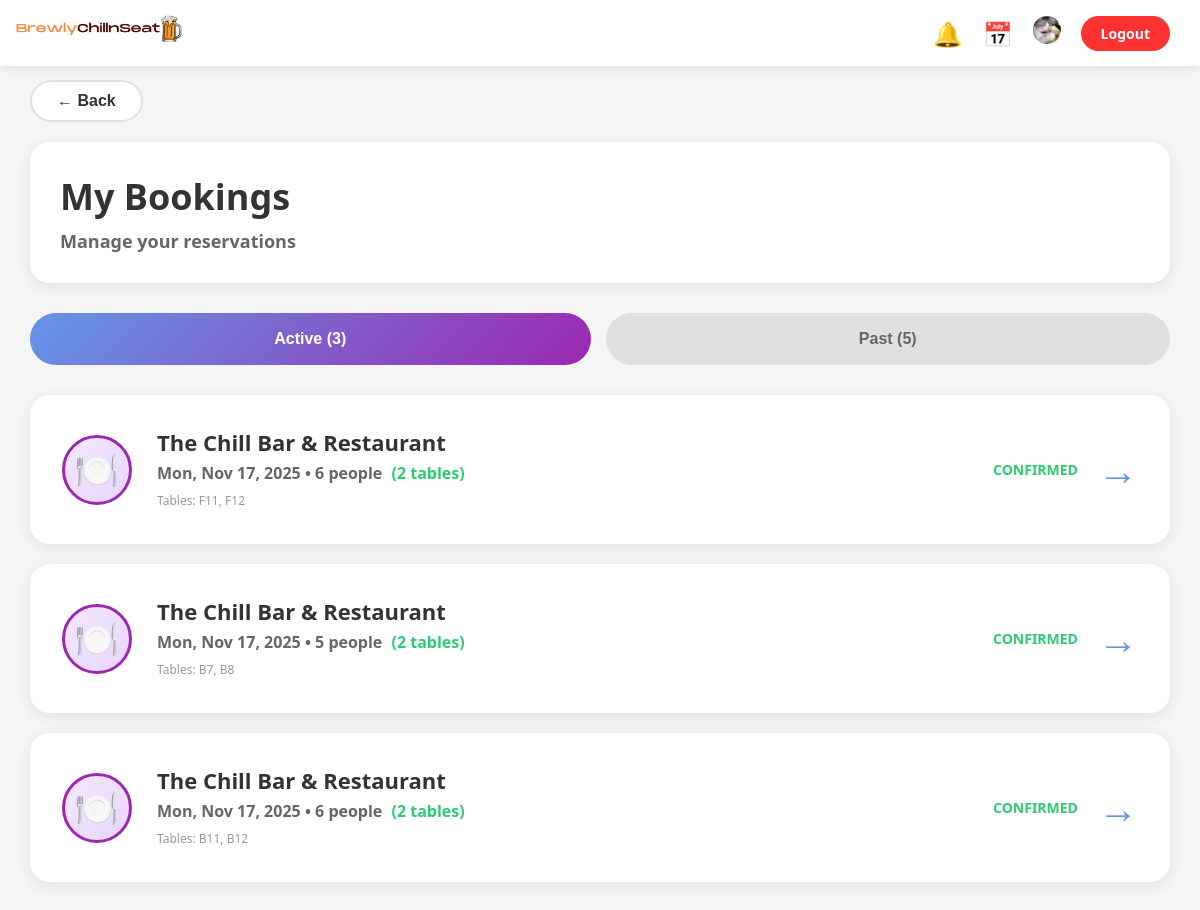
Page /project/customer/my_bookings.php (signed in) on the committed database.
### tables this page shows
CREATE TABLE `reservation` (
  `reserve_id` int(11) NOT NULL,
  `user_id` int(11) NOT NULL,
  `restaurant_id` int(11) NOT NULL,
  `party_size` int(10) UNSIGNED NOT NULL,
  `reserve_status` enum('HOLD','CONFIRMED','CANCELLED') NOT NULL DEFAULT 'HOLD',
  `reserve_date` date NOT NULL,
  `claim_deadline_at` datetime DEFAULT NULL,
  `created_at` datetime DEFAULT CURRENT_TIMESTAMP,
  `reserve_deposit` decimal(10,2) NOT NULL,
  `cancelled_at` datetime DEFAULT NULL
);

CREATE TABLE `restaurant` (
  `restaurant_id` int(11) NOT NULL,
  `rest_name` varchar(100) NOT NULL,
  `rest_description` text NOT NULL,
  `open_time` time NOT NULL,
  `close_time` time NOT NULL,
  `rest_phone` varchar(10) NOT NULL,
  `rest_status` enum('OPEN','CLOSED') DEFAULT 'OPEN',
  `rest_address` text NOT NULL,
  `rest_email` varchar(100) NOT NULL
);

### project/customer/my_bookings.php (the view, shortened to what this page needs)
<?php
require_once '../connect.php';
$user_id = $_SESSION['user_id'];
$sql = "SELECT
        r.reserve_id,
        r.reserve_date,
        r.party_size,
        r.reserve_status,
        r.reserve_deposit,
        r.created_at,
        res.rest_name,
        GROUP_CONCAT(DISTINCT t.table_number ORDER BY t.table_number SEPARATOR ', ') as table_numbers,
        GROUP_CONCAT(DISTINCT a.area_name SEPARATOR ', ') as area_names,
        COUNT(DISTINCT rt.table_id) as total_tables_in_booking,
        p.payment_status
        FROM reservation r
        INNER JOIN restaurant res ON r.restaurant_id = res.restaurant_id
        LEFT JOIN reservation_tables rt ON r.reserve_id = rt.reserve_id
        LEFT JOIN `table` t ON rt.table_id = t.table_id
        LEFT JOIN area a ON t.area_id = a.area_id
        LEFT JOIN payment p ON r.reserve_id = p.reserve_id
        WHERE r.user_id = ?
        GROUP BY r.reserve_id, r.reserve_date, r.party_size, r.reserve_status,
                 r.reserve_deposit, r.created_at, res.rest_name, p.payment_status
        ORDER BY r.created_at DESC";
$stmt = $mysqli->prepare($sql);
$stmt->bind_param("i", $user_id);
if (!$stmt->execute()) {
    die("SQL Execute Error: " . $stmt->error);
}
$result = $stmt->get_result();
$bookings = [];
while ($row = $result->fetch_assoc()) {
    $bookings[] = $row;
}
$active_bookings = array_filter($bookings, function($b) {
    return in_array($b['reserve_status'], ['HOLD', 'CONFIRMED']);
});
$past_bookings = array_filter($bookings, function($b) {
    return $b['reserve_status'] == 'CANCELLED';
});
?>
<!DOCTYPE html>
<html lang="en">
<head>
    <link rel="stylesheet" href="css/my_bookings.css">
    <link rel="stylesheet" href="css/notification.css">
</head>
<body class="my-bookings-body">
    <div class="navbar">
        <div class="nav-content">
            <div class="nav-left">
                <img src="css/catlog.png"  alt="cat"style="height:36px;position: relative; top: -18px;left:-70px;object-fit:contain"> <img src="css/logo.png" alt="logo" style="height:36px;position: relative;left:-70px;object-fit:contain"/>
            </div>
            <div class="nav-right">
                <span class="notification-icon" id="notificationBtn" style="cursor: pointer; position: relative;">🔔</span>
                <span class="calendar-icon" style="cursor: pointer; color: #6496e8;" title="My Bookings">📅</span>
                <span class="user-icon" onclick="window.location.href='profile.php'" style="cursor: pointer;" title="Profile"><img src="css/druckcat_profile.jpeg" alt="drunkcat" style="height:28px;border-radius:22px; object-fit:contain;"></span>
                <a href="../login/logout.php" class="btn-logout-icon">Logout</a>
            </div>
        </div>
    </div>
    <div class="back-button-below-nav">
        <button class="btn-back-below-nav" onclick="window.location.href='dashboard.php'">
            ← Back
        </button>
    </div>
    <div class="my-bookings-container-full">
        <div class="bookings-title-section">
            <div>
                <h1 class="bookings-page-title">My Bookings</h1>
                <p class="bookings-page-subtitle">Manage your reservations</p>
            </div>
        </div>
        <div style="display: flex; gap: 15px; margin-bottom: 30px;">
            <button class="tab-btn active" data-tab="active">
                Active (<?php echo count($active_bookings); ?>)
            </button>
            <button class="tab-btn" data-tab="past">
                Past (<?php echo count($past_bookings); ?>)
            </button>
        </div>
        <div class="tab-content active" id="activeTab">
            <?php if (empty($active_bookings)): ?>
                <div class="empty-bookings">
                    <div class="empty-icon">📅</div>
                    <h3>No Active Bookings</h3>
                    <p>You don't have any active bookings</p>
                    <button class="btn-browse-venues" onclick="window.location.href='venues.php'">Browse Venues</button>
                </div>
            <?php else: ?>
                <div class="bookings-list-full">
                    <?php foreach ($active_bookings as $booking): ?>
                        <div class="booking-card-full" onclick="window.location.href='booking_detail.php?id=<?php echo $booking['reserve_id']; ?>'">
                            <div class="booking-card-left">
                                <div class="booking-icon">🍽️</div>
                                <div class="booking-info">
                                    <h3 class="booking-venue-name"><?php echo htmlspecialchars($booking['rest_name']); ?></h3>
                                    <p class="booking-date">
                                        <?php echo date('D, M j, Y', strtotime($booking['reserve_date'])); ?> • <?php echo $booking['party_size']; ?> people
                                        <?php if ($booking['total_tables_in_booking'] > 1): ?>
                                            <span style="color: #2ecc71; font-weight: bold; margin-left: 5px;">
                                                (<?php echo $booking['total_tables_in_booking']; ?> tables)
                                            </span>
                                        <?php endif; ?>
                                    </p>
                                    <?php if ($booking['total_tables_in_booking'] > 1 && $booking['table_numbers']): ?>
                                        <p style="font-size: 12px; color: #999; margin: 3px 0;">
                                            Tables: <?php echo htmlspecialchars($booking['table_numbers']); ?>
                                        </p>
                                    <?php endif; ?>
                                </div>
                            </div>
                            <div class="booking-card-right">
                                <?php if ($booking['reserve_status'] == 'CONFIRMED'): ?>
                                    <span class="booking-time status-confirmed">CONFIRMED</span>
                                <?php else: ?>
                                    <span class="booking-time"><?php echo number_format($booking['reserve_deposit'], 0); ?> ฿</span>
                                <?php endif; ?>
                                <span class="booking-arrow">→</span>
                            </div>
                        </div>
                    <?php endforeach; ?>
                </div>
            <?php endif; ?>
        </div>
    </div>
</body>
</html>

### project/customer/css/my_bookings.css (style rules this page uses)
* { margin: 0; padding: 0; box-sizing: border-box; }
body { font-family: 'Segoe UI', Tahoma, Geneva, Verdana, sans-serif; background: linear-gradient(135deg, #f0f0f5 0%, #e8e8ed 100%); min-height: 100vh; position: relative; }
.my-bookings-body { background: #f5f5f5; min-height: 100vh; display: block; }
.navbar { position: fixed; top: 0; left: 0; right: 0; background: white; padding: 15px 0; box-shadow: 0 2px 10px rgba(0, 0, 0, 0.1); z-index: 1000; }
.nav-content { max-width: 1400px; margin: 0 auto; padding: 0 30px; display: flex; justify-content: space-between; align-items: center; }
.nav-left { display: flex; align-items: center; gap: 15px; }
.nav-right { display: flex; align-items: center; gap: 20px; }
.notification-icon, .calendar-icon, .user-icon { font-size: 24px; cursor: pointer; transition: transform 0.3s; }
.btn-logout-icon { padding: 8px 20px; background: #ff3232; color: white; border: none; border-radius: 20px; text-decoration: none; font-size: 14px; font-weight: 600; transition: all 0.3s; }
.back-button-below-nav { max-width: 1400px; margin: 0 auto; padding: 80px 30px 20px; }
.btn-back-below-nav { padding: 10px 25px; background: white; color: #333; border: 2px solid #e0e0e0; border-radius: 50px; font-size: 16px; font-weight: 600; cursor: pointer; transition: all 0.3s; display: inline-flex; align-items: center; gap: 8px; }
.my-bookings-container-full { max-width: 1400px; margin: 0 auto 40px; padding: 0 30px; }
.bookings-title-section { background: white; padding: 30px; border-radius: 20px; margin-bottom: 30px; box-shadow: 0 4px 15px rgba(0, 0, 0, 0.08); }
.bookings-page-title { font-size: 36px; font-weight: 700; color: #333; margin: 0 0 8px 0; }
.bookings-page-subtitle { font-size: 18px; font-weight: 600; color: #666; }
.bookings-list-full { display: flex; flex-direction: column; gap: 20px; margin-bottom: 40px; }
.booking-card-full { background: white; padding: 30px; border-radius: 20px; display: flex; justify-content: space-between; align-items: center; cursor: pointer; transition: all 0.3s; box-shadow: 0 4px 15px rgba(0, 0, 0, 0.08); border: 2px solid transparent; }
.booking-card-left { display: flex; align-items: center; gap: 25px; }
.booking-icon { width: 70px; height: 70px; background: linear-gradient(135deg, #f3e8ff 0%, #e8d5ff 100%); border: 3px solid #9c27b0; border-radius: 50%; display: flex; align-items: center; justify-content: center; font-size: 36px; flex-shrink: 0; }
.booking-info { display: flex; flex-direction: column; gap: 5px; }
.booking-venue-name { font-size: 22px; font-weight: 700; color: #333; margin: 0; }
.booking-date { font-size: 16px; font-weight: 600; color: #666; margin: 0; }
.booking-card-right { display: flex; align-items: center; gap: 20px; }
.booking-time { font-size: 20px; font-weight: 700; color: #333; }
.booking-arrow { font-size: 40px; color: #6496e8; font-weight: 300; }

### project/customer/my_bookings.php (style rules this page uses)
.tab-content { display: none; }
.tab-content.active { display: block; }
.tab-btn { flex: 1; padding: 15px; border-radius: 50px; font-size: 16px; font-weight: 700; cursor: pointer; transition: all 0.3s ease; }
.tab-btn.active { background: linear-gradient(135deg, #6496e8 0%, #9c27b0 100%) !important; color: white !important; border: none !important; }
.tab-btn:not(.active) { background: #e0e0e0 !important; color: #666 !important; border: 2px solid #e0e0e0 !important; }
.status-confirmed { color: #2ecc71; font-weight: 700; font-size: 14px; }

### rows in the picture
reservation: restaurant.rest_name "The Chill Bar & Restaurant", reserve_date "Mon, Nov 17, 2025", party_size "6", total_tables_in_booking "2", table_numbers "F11, F12", reserve_status "CONFIRMED"
reservation: restaurant.rest_name "The Chill Bar & Restaurant", reserve_date "Mon, Nov 17, 2025", party_size "5", total_tables_in_booking "2", table_numbers "B7, B8", reserve_status "CONFIRMED"
reservation: restaurant.rest_name "The Chill Bar & Restaurant", reserve_date "Mon, Nov 17, 2025", party_size "6", total_tables_in_booking "2", table_numbers "B11, B12", reserve_status "CONFIRMED"

### other values in the picture
count($active_bookings) "3"
count($past_bookings) "5"
